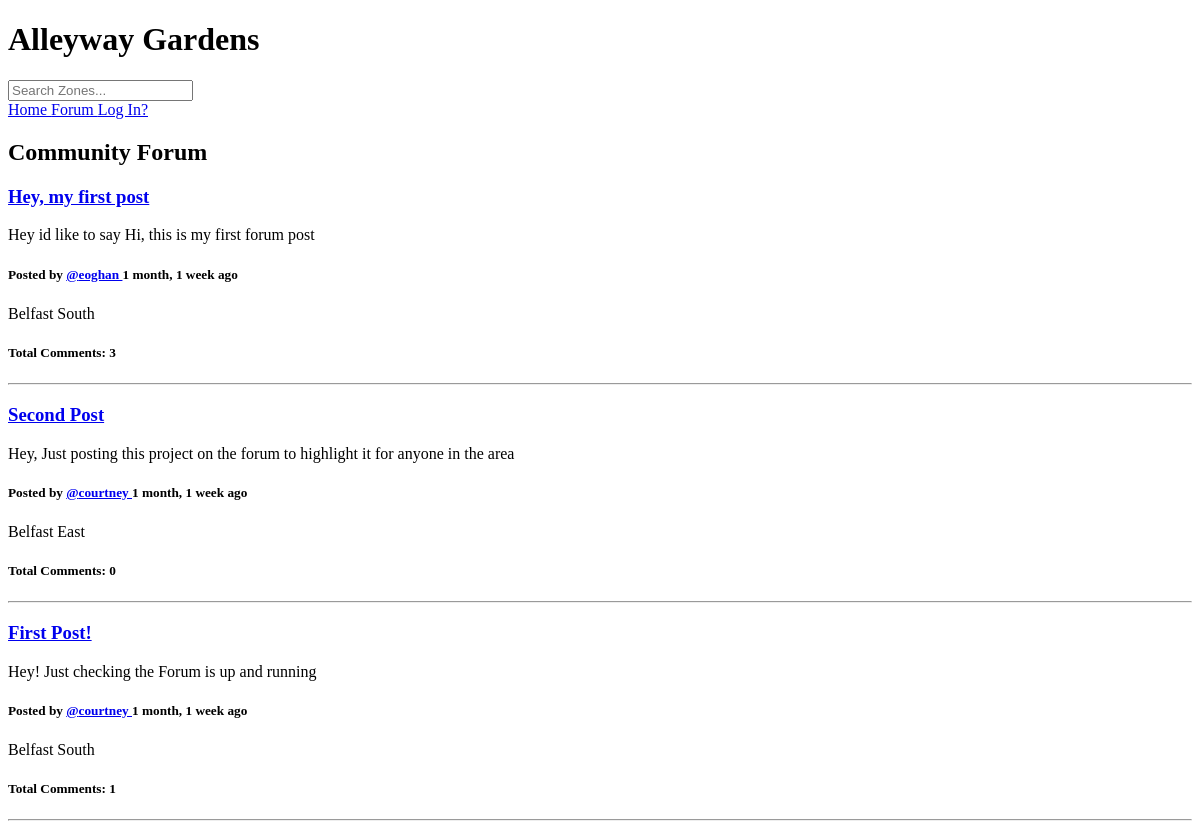
/forum/, run on an earlier commit of the app's database.
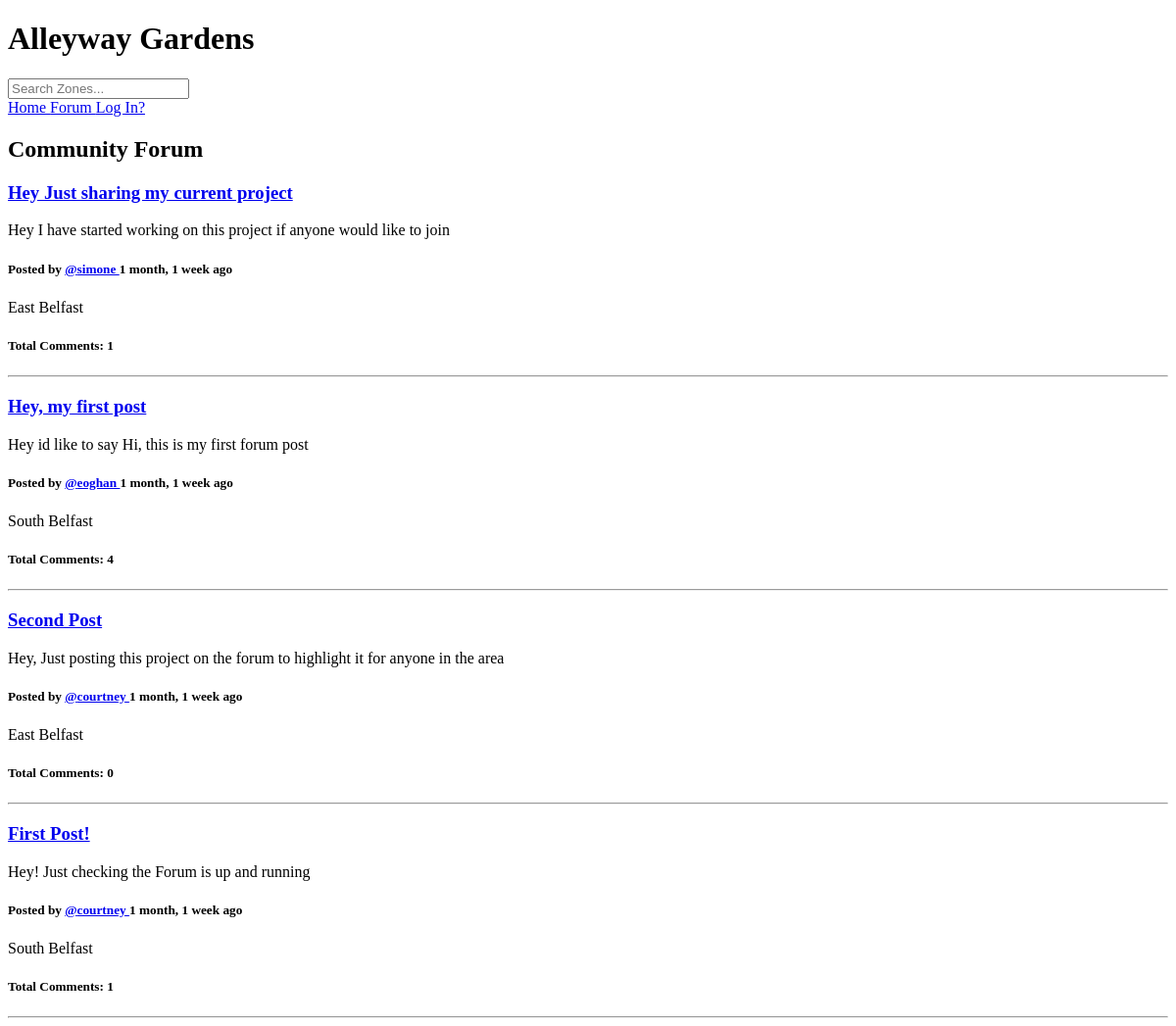
And on a later commit of the database.
### base/models.py (models this page shows, shortened)
class Post(models.Model):
    user = models.ForeignKey(User, on_delete=models.CASCADE)
    title = models.CharField(max_length=200)
    project = models.ForeignKey(Project, on_delete=models.CASCADE, null=True, blank=True)
    zone = models.ForeignKey(Zone, on_delete=models.SET_NULL, null=True)
    body = models.TextField()
    updated = models.DateTimeField(auto_now=True)
    created = models.DateTimeField(auto_now_add=True)
    class Meta:
        ordering = ['-updated', '-created']

class Zone(models.Model):
    name = models.CharField(max_length=200)
    def __str__(self):
        return self.name

### base/views.py (the view)
# urls.py: path('forum/', views.forum, name = 'forum'),
def forum(request):
    posts = Post.objects.all().order_by('-created')
    context = {'posts':posts}
    return render(request, 'base/forum.html', context)

### base/templates/base/forum.html (shortened to what this page needs)
{% extends 'main.html' %}
{% block content %}
<h2>Community Forum</h2>
<div>
{% for post in posts %}
<div>
    <h3><a href="/forum-post/{{post.id}}">{{post.title}}</a></h3>
    <p>{{post.body}}</p>
    <h5>Posted by <a href="{% url 'user-profile' post.user.id %}">@{{post.user}} </a> {{post.created|timesince}} ago</h5>
    <span>{{post.zone}}</span>
    <h5> Total Comments: {{post.comment.all.count}} </h5>
    <hr>
</div>
{% endfor %}
</div>
{% endblock content %}

What changed in the data, as far as the page shows it:
added Post: title "Hey Just sharing my current project", body "Hey I have started working on this project if anyone would like to join", user "simone", created "1 month, 1 week", zone "East Belfast", comment.all.count "1"
changed through a linked row, Post "Hey, my first post": zone "Belfast South" → "South Belfast"; comment.all.count "3" → "4"
changed through a linked row, Post "Second Post": zone "Belfast East" → "East Belfast"
changed through a linked row, Post "First Post!": zone "Belfast South" → "South Belfast"
